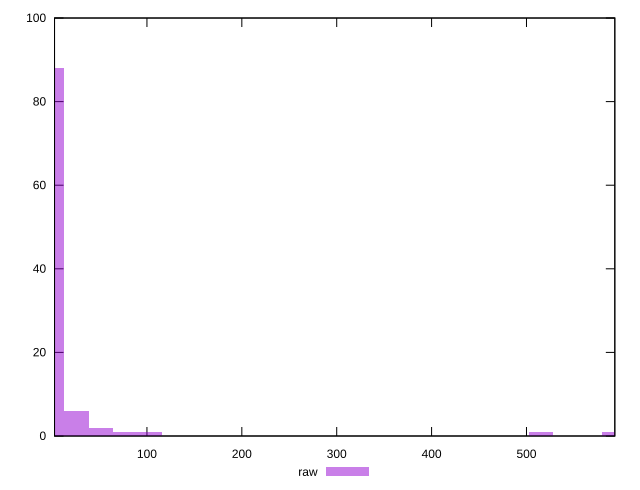

Reproduce this figure in gnuplot.
reset

$raw <<EOF
515.2080260614472 1
592.4892299706643 1
0 88
103.04160521228944 1
25.76040130307236 6
51.52080260614472 2
77.28120390921708 1
EOF

set key outside below
set boxwidth 25.76040130307236
set xrange [2.608:593.1030000000001]
set yrange [0:100]
set trange [0:100]
set style fill transparent solid 0.5 noborder
set terminal svg size 640, 490 enhanced background rgb 'white'
set output "report/report_00029_2021-02-24T13-36-40.390Z/server-response-time/samples/astro/raw/histogram.svg"

plot $raw title "raw" with boxes

reset
